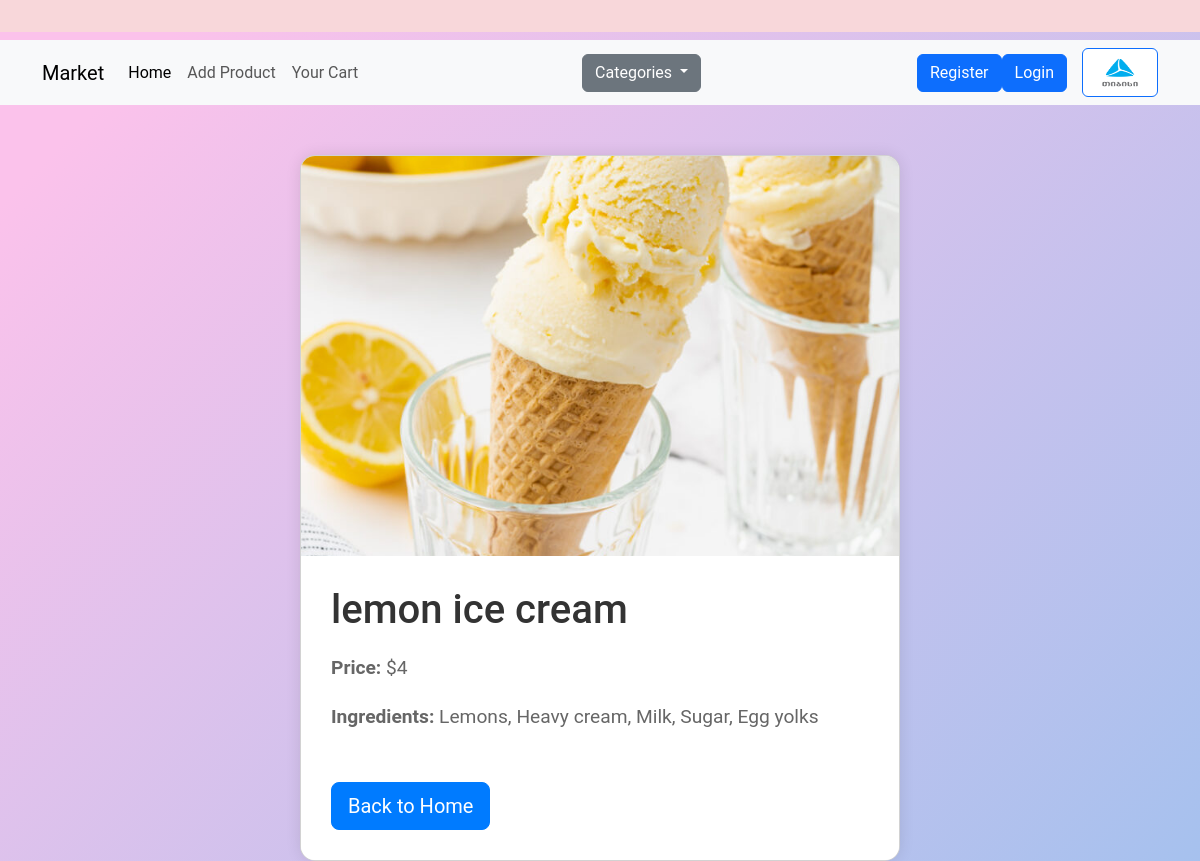
/detail/1, run on the app's committed database.
### models.py (models this page shows, shortened)
class Product(db.Model):
    name = db.Column(db.String)
    file = db.Column(db.String)
    price = db.Column(db.Integer)
    id = db.Column(db.Integer, primary_key = True)
    category_id = db.Column(db.Integer, db.ForeignKey("category.id"))
    ingredients = db.Column(db.Text)

### routes.py (the view)
@app.route('/detail/<int:id>')
def detail(id):
    current = Product.query.get(id)
    return render_template("details.html", product=current)

### templates/details.html (shortened to what this page needs)
{% extends "base.html" %}
{% block content %}
{% set img = product.file %}
<div class="container detail-card">
    <div class="card">
        <img src="{{ url_for('static', filename=img) }}" class="card-img-top" alt="{{ product.name }}">
        <div class="card-body">
            <h5 class="card-title">{{ product.name }}</h5>
            <p class="card-text"><strong>Price:</strong> ${{ product.price }}</p>
            <p class="card-text"><strong>Ingredients:</strong> {{ product.ingredients }}</p>
            <a href="/" class="btn btn-back btn-lg btn-block">Back to Home</a>
        </div>
    </div>
</div>
{% endblock %}

### templates/base.html (style rules this page uses)
body { background: linear-gradient(135deg, #fbc2eb 10%, #a6c1ee 100%); font-family: 'Roboto', sans-serif; color: #333; }

### templates/details.html (style rules this page uses)
.detail-card { margin-top: 50px; display: flex; justify-content: center; }
.card { width: 100%; max-width: 600px; border-radius: 15px; overflow: hidden; box-shadow: 0px 0px 15px rgba(0, 0, 0, 0.1); }
.card-img-top { height: 400px; object-fit: cover; }
.card-body { padding: 30px; background-color: #fff; }
.card-title { font-size: 2.5em; margin-bottom: 20px; color: #333; }
.card-text { font-size: 1.2em; margin-bottom: 20px; color: #666; }
.btn-back { margin-top: 30px; background-color: #007bff; border-color: #007bff; color: #fff; }

### data on the page
Product: file (picture), name "lemon ice cream", price "4", ingredients "Lemons, Heavy cream, Milk, Sugar, Egg yolks"
